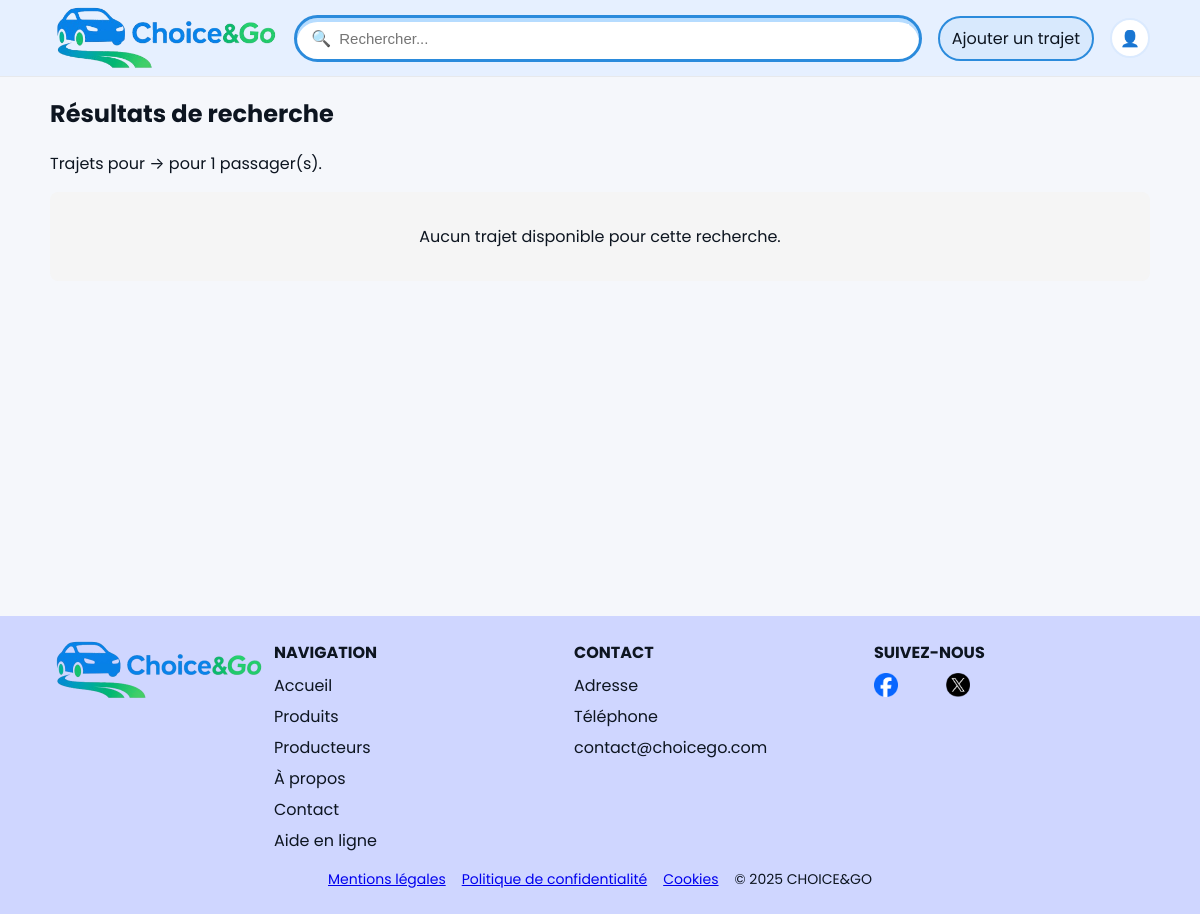
The page /choicego_siteV2/choicego_site/search.php on the database as committed earlier.
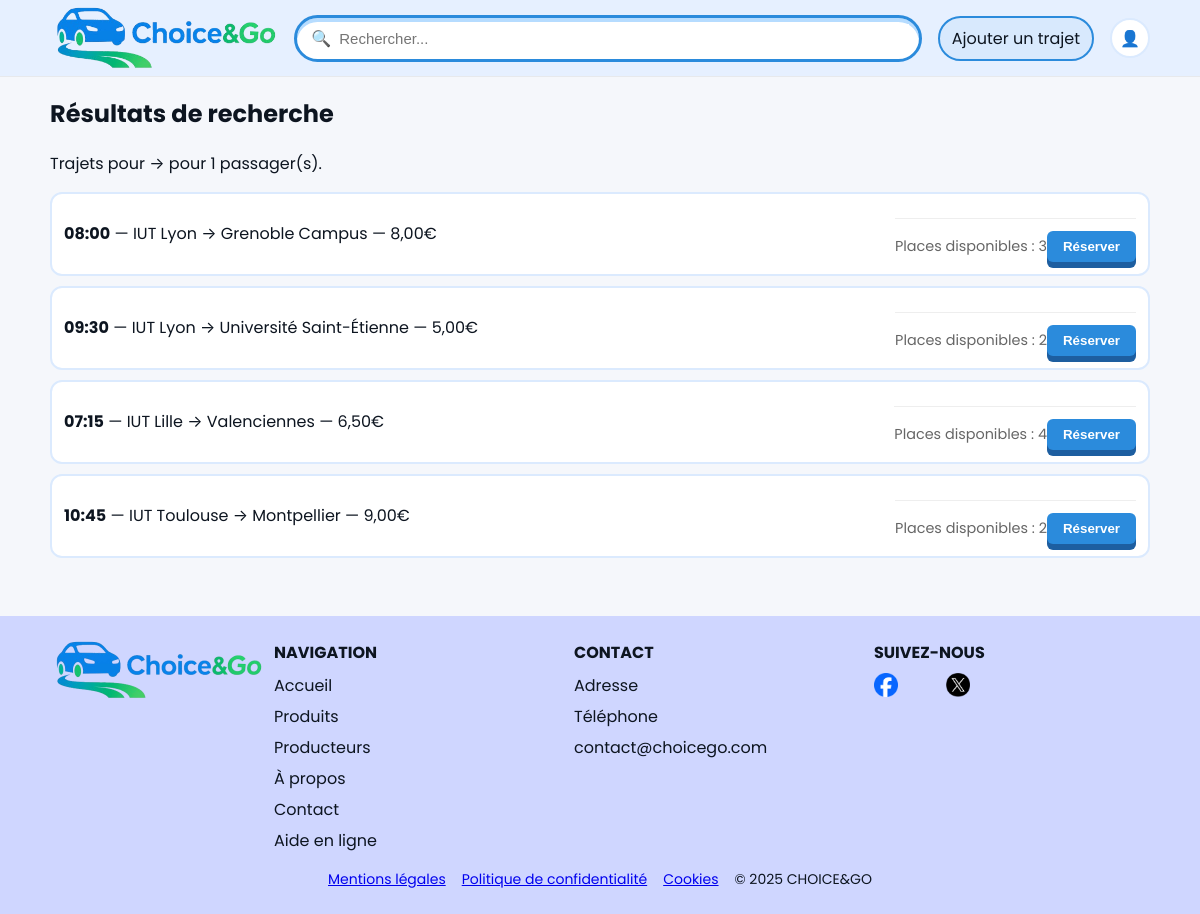
The same page on the database as committed later.
### tables this page shows
CREATE TABLE `trajets` (
  `trajet_id` int NOT NULL,
  `conducteur_id` int NOT NULL,
  `vehicule_id` int DEFAULT NULL,
  `lieu_depart` varchar(255) NOT NULL,
  `lieu_arrivee` varchar(255) NOT NULL,
  `date_heure_depart` datetime NOT NULL,
  `places_disponibles` int NOT NULL,
  `prix_par_place` decimal(10,2) NOT NULL,
  `statut_trajet` enum('ouvert','complet','annulé','terminé') NOT NULL,
  `depart_latitude` float DEFAULT NULL,
  `depart_longitude` float DEFAULT NULL,
  `arrivee_latitude` float DEFAULT NULL,
  `arrivee_longitude` float DEFAULT NULL,
  `date_creation_trajet` datetime NOT NULL DEFAULT CURRENT_TIMESTAMP
);

### choicego_siteV2/choicego_site/search.php (the view, shortened to what this page needs)
<?php
include __DIR__ . "/includes/header.php";
include __DIR__ . '/includes/db.php';
$from = trim($_GET['from'] ?? '');
$to   = trim($_GET['to'] ?? '');
$pax  = max(1, (int)($_GET['pax'] ?? 1));
$sql = "SELECT trajets.*, trajets.prix_par_place AS prix FROM trajets
        WHERE statut_trajet = 'ouvert'
          AND lieu_depart LIKE :from
          AND lieu_arrivee LIKE :to
          AND places_disponibles >= :pax
        ORDER BY date_heure_depart ASC";
$stmt = $pdo->prepare($sql);
$stmt->execute([
  ':from' => "%{$from}%",
  ':to'   => "%{$to}%",
  ':pax'  => $pax
]);
$results = $stmt->fetchAll();
?>
<section class="container results">
  <h1>Résultats de recherche</h1>
  <p>Trajets pour <strong><?php echo htmlspecialchars($from); ?></strong> → <strong><?php echo htmlspecialchars($to); ?></strong> pour <?php echo $pax; ?> passager(s).</p>
  <?php if (count($results) === 0): ?>
    <p style="text-align: center; padding: 2rem; background: #f5f5f5; border-radius: 8px;">
      Aucun trajet disponible pour cette recherche.
    </p>
  <?php else: ?>
  <ul class="rides">
    <?php foreach ($results as $ride): ?>
    <li class="ride">
      <div class="line">
        <strong><?php echo date('H:i', strtotime($ride['date_heure_depart'])); ?></strong> —
        <?php echo htmlspecialchars($ride['lieu_depart']); ?> → <?php echo htmlspecialchars($ride['lieu_arrivee']); ?> —
        <?php echo number_format((float)$ride['prix'], 2, ',', ' '); ?>€
      </div>
      <div class="ride-details">
        <span class="available-seats">Places disponibles : <?php echo (int)$ride['places_disponibles']; ?></span>
        <form method="post" style="display: inline;">
          <button type="submit" name="make_reservation" class="btn-primary">Réserver</button>
        </form>
      </div>
    </li>
    <?php endforeach; ?>
  </ul>
  <?php endif; ?>
</section>
<?php include __DIR__ . "/includes/footer.php"; ?>

### choicego_siteV2/choicego_site/includes/header.php (shortened to what this page needs)
<?php
$avatarHref = isset($_SESSION['user_id']) ? 'profile.php' : 'login.php';
?>
<!DOCTYPE html>
<html lang="fr">
<head>
  <link rel="stylesheet" href="assets/css/style.css" />
</head>
<body>
  <header class="site-header">
    <div class="container header-inner">
      <a class="logo" href="index.php">
        <img src="assets/img/logo.png" alt="Choice&Go" />
      </a>
      <form class="search-bar" action="index.php" method="get">
        <span class="icon">🔍</span>
        <input type="text" name="q" placeholder="Rechercher..." value="<?php echo htmlspecialchars($_GET['q'] ?? ''); ?>" />
      </form>
      <nav class="top-actions">
        <a class="btn-link" href="create_ride.php"> Ajouter un trajet</a>
        <a class="avatar" href="<?php echo $avatarHref; ?>" title="Mon compte">👤</a>
      </nav>
    </div>
  </header>
  <main class="page">

### choicego_siteV2/choicego_site/includes/footer.php (shortened to what this page needs)
  </main>
  <footer class="site-footer">
    <div class="container footer-grid">
      <div class="footer-brand">
        <img class="brand-logo" src="assets/img/logo.png" alt="Choice&Go" />
      </div>
      <div class="footer-col">
        <h4>NAVIGATION</h4>
        <ul>
          <li><a href="index.php">Accueil</a></li>
          <li><a href="create_ride.php">Produits</a></li>
          <li><a href="#">Producteurs</a></li>
          <li><a href="#">À propos</a></li>
          <li><a href="contact.php">Contact</a></li>
          <li><a href="#">Aide en ligne</a></li>
        </ul>
      </div>
      <div class="footer-col">
        <h4>CONTACT</h4>
        <ul>
          <li>Adresse</li>
          <li>Téléphone</li>
          <li><a href="mailto:contact@choicego.com">contact@choicego.com</a></li>
        </ul>
      </div>
      <div class="footer-col">
        <h4>SUIVEZ-NOUS</h4>
        <div class="socials">
          <a href="#" aria-label="Facebook">
            <img class="social-icon" src="assets/img/Facebook_Logo.png" alt="" width="24" height="24" loading="lazy" decoding="async" />
          </a>
          <a href="#" aria-label="Instagram">
            <img class="social-icon" src="assets/img/Instagram_icon.png" alt="" width="24" height="24" loading="lazy" decoding="async" />
          </a>
          <a href="#" aria-label="Twitter">
            <img class="social-icon" src="assets/img/twitter_logo.png" alt="" width="24" height="24" loading="lazy" decoding="async" />
          </a>
        </div>
      </div>
    </div>
    <div class="footer-legal">
      <a href="#">Mentions légales</a>
      <a href="#">Politique de confidentialité</a>
      <a href="#">Cookies</a>
      <span>© 2025 CHOICE&GO</span>
    </div>
  </footer>
</body>
</html>

### choicego_siteV2/choicego_site/assets/css/style.css (style rules this page uses)
:root { --brand:#2b8bdc; --brand-dark:#1d5ea0; --ink:#0d1520; --muted:#6b7280; --bg:#f5f7fb; --card:#ffffff; --accent:#9ecbff; --radius:16px; }
* { box-sizing:border-box }
html,body { margin:0;padding:0;font-family:Poppins, system-ui, -apple-system, Segoe UI, Roboto, 'Helvetica Neue', Arial, 'Noto Sans', 'Apple Color Emoji', 'Segoe UI Emoji', 'Segoe UI Symbol';color:var(--ink);background:var(--bg) }
.container { width:min(1100px, 92%);margin:auto }
.site-header { position:sticky;top:0;z-index:10;background:#e6f0ff;box-shadow:0 1px 0 rgba(0,0,0,.06) }
.header-inner { display:flex;align-items:center;gap:16px;padding:6px 0 }
.logo { display:flex;align-items:center;gap:10px;font-weight:700;color:var(--ink);text-decoration:none }
.logo img { height:64px }
.search-bar { flex:1;display:flex;align-items:center;background:#fff;border:3px solid var(--brand);border-radius:999px;padding:6px 10px;box-shadow:0 4px 0 #b6dcff inset }
.search-bar input { border:0;outline:0;flex:1;padding:6px 8px;font-size:15px }
.search-bar .icon { margin-left:4px }
.top-actions { display:flex;align-items:center;gap:16px }
.btn-link { background:#0f7adb10;padding:8px 12px;border-radius:999px;border:2px solid var(--brand);color:var(--ink);text-decoration:none }
.avatar { display:inline-grid;place-items:center;width:40px;height:40px;border-radius:50%;background:#fff;border:2px solid #dbeafe;text-decoration:none }
.page { min-height:60vh }
.btn-primary { background:var(--brand);border:0;color:#fff;border-radius:12px;padding:12px 20px;font-weight:600;cursor:pointer;box-shadow:0 6px 0 var(--brand-dark) }
.results .rides { list-style:none;padding:0;margin:12px 0;display:grid;gap:10px }
.ride { display:flex;align-items:center;justify-content:space-between;background:#fff;border:2px solid #dbeafe;border-radius:12px;padding:12px }
.site-footer { background:#cfd6ff;padding:24px 0;margin-top:40px }
.footer-grid { display:grid;grid-template-columns:200px 1fr 1fr 1fr;gap:24px;align-items:start }
.footer-col h4 { margin:0 0 8px }
.footer-col ul { list-style:none;padding:0;margin:0;display:grid;gap:6px }
.footer-col a { color:var(--ink);text-decoration:none }
.brand-logo { height:44px }
.socials { display:flex;gap:12px;font-size:22px }
.footer-legal { display:flex;gap:16px;justify-content:center;align-items:center;margin-top:16px;font-size:14px }
.header-inner { padding-block: 6px; }
.logo img { height: 64px; }
.brand-logo { height: 60px; }

### choicego_siteV2/choicego_site/search.php (style rules this page uses)
.ride-details { display: flex; justify-content: space-between; align-items: center; margin-top: 0.75rem; padding-top: 0.75rem; border-top: 1px solid #eee; }
.available-seats { font-size: 0.9rem; color: #666; }
.btn-primary { background: var(--brand); border: 0; color: #fff; border-radius: 6px; padding: 0.5rem 1rem; font-weight: 600; cursor: pointer; transition: all 0.2s; }

Rows that differ between the two databases and show on the page:
added trajets: date_heure_depart "08:00", lieu_depart "IUT Lyon", lieu_arrivee "Grenoble Campus", prix_par_place "8,00", places_disponibles "3"
added trajets: date_heure_depart "09:30", lieu_depart "IUT Lyon", lieu_arrivee "Université Saint-Étienne", prix_par_place "5,00", places_disponibles "2"
added trajets: date_heure_depart "07:15", lieu_depart "IUT Lille", lieu_arrivee "Valenciennes", prix_par_place "6,50", places_disponibles "4"
added trajets: date_heure_depart "10:45", lieu_depart "IUT Toulouse", lieu_arrivee "Montpellier", prix_par_place "9,00", places_disponibles "2"
Other text that changed with them:
text no longer shown: "Aucun trajet disponible pour cette recherche."
